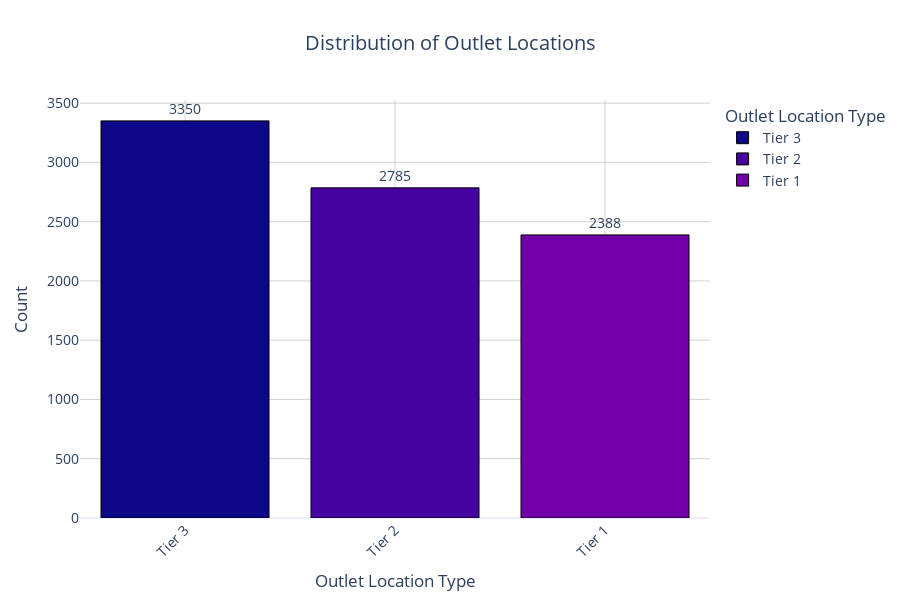

Source (notebook cell):
### Code cell
import plotly.express as px

# Create a count plot for 'Outlet Location Type' using Plotly
location_counts = df['Outlet Location Type'].value_counts().reset_index()
location_counts.columns = ['Outlet Location Type', 'Count']  # Rename columns for clarity

# Create a bar chart with elegant colors
fig = px.bar(
    location_counts,
    x='Outlet Location Type',
    y='Count',
    title='Distribution of Outlet Locations',
    color='Outlet Location Type',  # Use Outlet Location Type for color differentiation
    color_discrete_sequence=px.colors.sequential.Plasma  # Use an elegant sequential color palette
)

# Update layout for aesthetics
fig.update_layout(
    xaxis_title='Outlet Location Type',
    yaxis_title='Count',
    title_x=0.5,  # Center the title
    template='plotly_white',  # Use a white theme
    xaxis_tickangle=-45,  # Rotate x-axis labels for better visibility
    paper_bgcolor='white',  # White paper background
    plot_bgcolor='white',  # White plot background
    height=600,  # Increase height for better visibility
    width=900,   # Increase width for better visibility
    font=dict(size=14),  # Increase font size
    xaxis=dict(showgrid=True, gridcolor='lightgrey'),  # Add gridlines
    yaxis=dict(showgrid=True, gridcolor='lightgrey')   # Add gridlines
)

# Adding labels on top of the bars
fig.update_traces(
    texttemplate='%{y}',  # Show the count value
    textposition='outside',  # Position text above the bars
    marker=dict(line=dict(color='black', width=1))  # Add black border around bars
)
# Customize hover information
fig.update_traces(hoverinfo='x+y', hovertemplate='Location Type: %{x}<br>Count: %{y}<extra></extra>')

# Show the plot
fig.show()

### Figure 1 — Plotly figure (JSON) as saved in the notebook; plotly's stock layout.template omitted (floating-point values rounded to 4 significant figures)
{"data": [{"alignmentgroup": "True", "hoverinfo": "x+y", "hovertemplate": "Location Type: %{x}<br>Count: %{y}<extra></extra>", "legendgroup": "Tier 3", "marker": {"color": "#0d0887", "line": {"color": "black", "width": 1}, "pattern": {"shape": ""}}, "name": "Tier 3", "offsetgroup": "Tier 3", "orientation": "v", "showlegend": true, "textposition": "outside", "texttemplate": "%{y}", "type": "bar", "x": ["Tier 3"], "xaxis": "x", "y": [3350], "yaxis": "y"}, {"alignmentgroup": "True", "hoverinfo": "x+y", "hovertemplate": "Location Type: %{x}<br>Count: %{y}<extra></extra>", "legendgroup": "Tier 2", "marker": {"color": "#46039f", "line": {"color": "black", "width": 1}, "pattern": {"shape": ""}}, "name": "Tier 2", "offsetgroup": "Tier 2", "orientation": "v", "showlegend": true, "textposition": "outside", "texttemplate": "%{y}", "type": "bar", "x": ["Tier 2"], "xaxis": "x", "y": [2785], "yaxis": "y"}, {"alignmentgroup": "True", "hoverinfo": "x+y", "hovertemplate": "Location Type: %{x}<br>Count: %{y}<extra></extra>", "legendgroup": "Tier 1", "marker": {"color": "#7201a8", "line": {"color": "black", "width": 1}, "pattern": {"shape": ""}}, "name": "Tier 1", "offsetgroup": "Tier 1", "orientation": "v", "showlegend": true, "textposition": "outside", "texttemplate": "%{y}", "type": "bar", "x": ["Tier 1"], "xaxis": "x", "y": [2388], "yaxis": "y"}], "layout": {"barmode": "relative", "font": {"size": 14}, "height": 600, "legend": {"title": {"text": "Outlet Location Type"}, "tracegroupgap": 0}, "paper_bgcolor": "white", "plot_bgcolor": "white", "title": {"text": "Distribution of Outlet Locations", "x": 0.5}, "width": 900, "xaxis": {"anchor": "y", "categoryarray": ["Tier 3", "Tier 2", "Tier 1"], "categoryorder": "array", "domain": [0, 1], "gridcolor": "lightgrey", "showgrid": true, "tickangle": -45, "title": {"text": "Outlet Location Type"}}, "yaxis": {"anchor": "x", "domain": [0, 1], "gridcolor": "lightgrey", "showgrid": true, "title": {"text": "Count"}}}}
